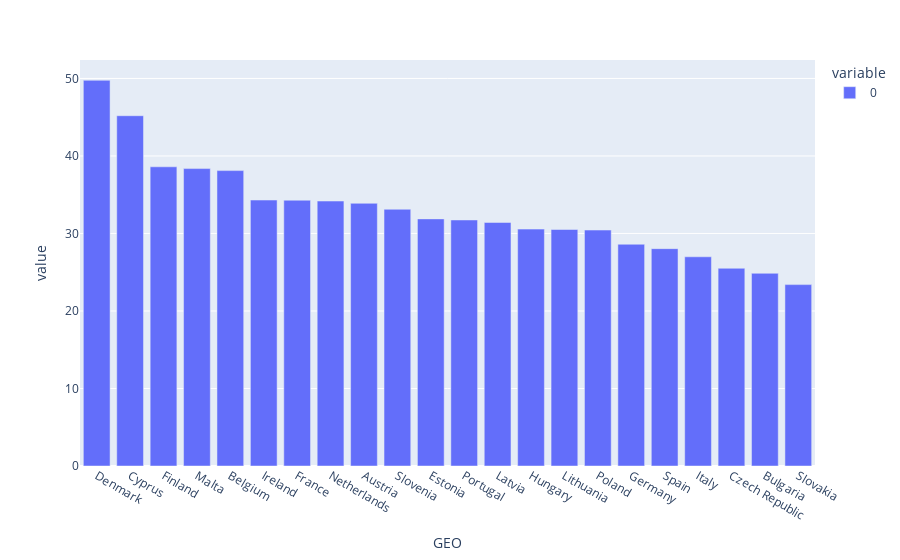

The cell this chart's notebook holds for it:
### Markdown cell above
## Plotting

### Code cell
totalSum = pivedu.sum(axis=1).sort_values(ascending=False)
totalSum
fig = px.bar(totalSum)


fig.show()

### Figure 1 — Plotly figure (JSON) as saved in the notebook; plotly's stock layout.template omitted (floating-point values rounded to 4 significant figures)
{"data": [{"alignmentgroup": "True", "hovertemplate": "variable=0<br>GEO=%{x}<br>value=%{y}<extra></extra>", "legendgroup": "0", "marker": {"color": "#636efa"}, "name": "0", "offsetgroup": "0", "orientation": "v", "showlegend": true, "textposition": "auto", "type": "bar", "x": ["Denmark", "Cyprus", "Finland", "Malta", "Belgium", "Ireland", "France", "Netherlands", "Austria", "Slovenia", "Estonia", "Portugal", "Latvia", "Hungary", "Lithuania", "Poland", "Germany", "Spain", "Italy", "Czech Republic", "Bulgaria", "Slovakia"], "xaxis": "x", "y": [49.76, 45.19, 38.6, 38.37, 38.11, 34.31, 34.29, 34.18, 33.89, 33.12, 31.88, 31.74, 31.42, 30.56, 30.51, 30.44, 28.61, 28.04, 26.99, 25.51, 24.86, 23.4], "yaxis": "y"}], "layout": {"barmode": "relative", "legend": {"title": {"text": "variable"}, "tracegroupgap": 0}, "margin": {"t": 60}, "xaxis": {"anchor": "y", "domain": [0, 1], "title": {"text": "GEO"}}, "yaxis": {"anchor": "x", "domain": [0, 1], "title": {"text": "value"}}}}
